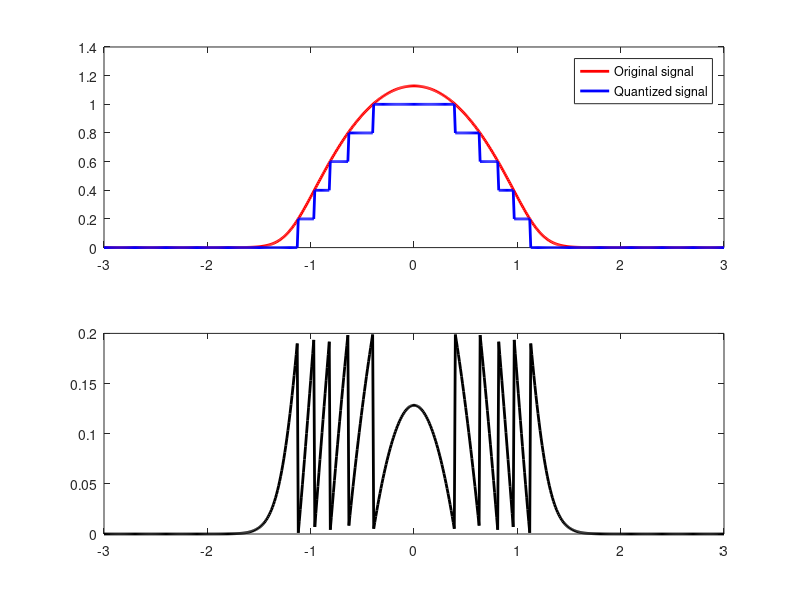

Recreate this plot in MATLAB.
clc;
clear all;
close all;
pd1=makedist('Normal','mu',0,'sigma',sqrt(1/8));
x=-3:0.01:3;
pdf1=pdf(pd1,x);
pdf2=compand(pdf1,255,max(pdf1));
partition = [-1:.2:1]; 
codebook = [-1.2:.2:1]; 
[index,quants] = quantiz(pdf2,partition,codebook);
subplot(2,1,1);
plot(x,pdf2,'r','LineWidth',2)
hold on;
plot(x,quants,'b','LineWidth',2);
legend('Original signal','Quantized signal');
error=abs(quants-pdf2);
totalerror=trapz(error)
subplot(2,1,2);
plot(x,error,'k','LineWidth',2);